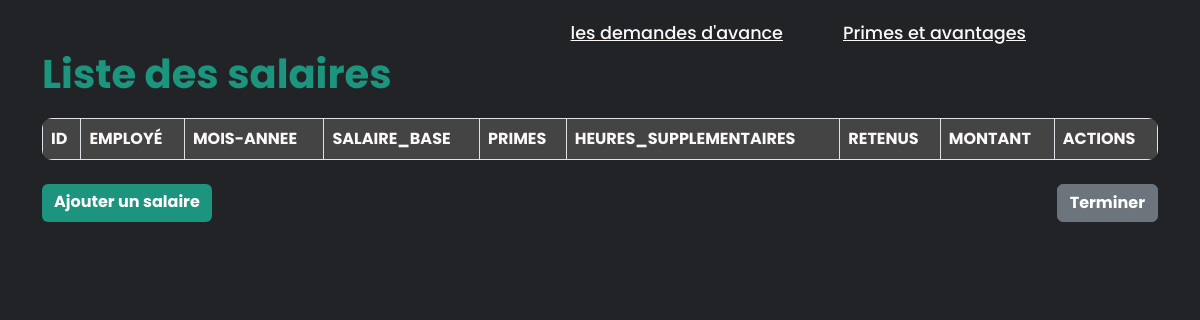
The app's page /acceuil-arh/salaires/, older data.
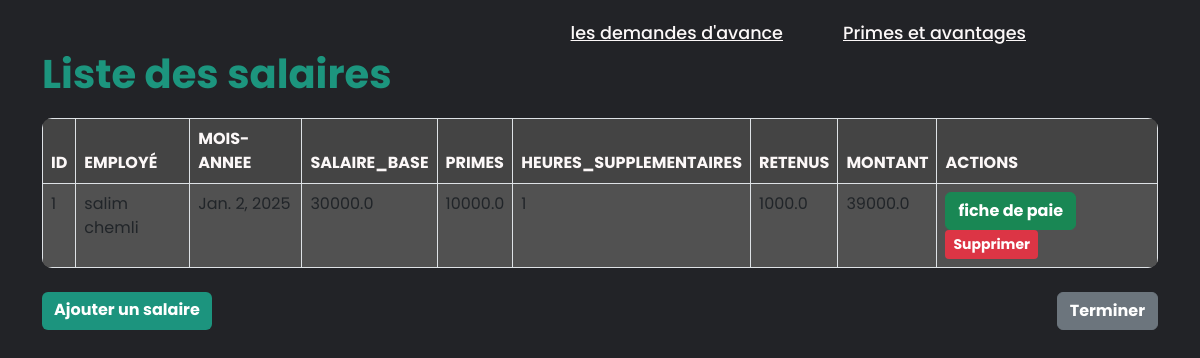
The same page, newer data.
### app1/models.py (models this page shows, shortened)
class Salaire(models.Model):
    mois_annee= models.DateField(default=timezone.now)
    salaire_base= models.FloatField(max_length=15)
    primes=models.FloatField(max_length=15)
    heures_supplementaires= models.IntegerField(default=0)
    retenus= models.FloatField(max_length=15)
    salaire_net= models.FloatField(max_length=20)
    Employe_salaire= models.ForeignKey(Employe, on_delete=models.CASCADE, related_name="salaires")

class Employe(models.Model):
    nom= models.CharField(max_length=20)
    prenom= models.CharField(max_length=20)
    date_de_naissance= models.DateField(default=timezone.now)
    date_aumbauche= models.DateField(default=timezone.now)
    adresse= models.CharField(max_length=30)
    Historique_professionnel= models.CharField(max_length=500)
    Service_Employe= models.ForeignKey(Service, on_delete=models.CASCADE)
    Competance_Employe=models.ManyToManyField(Competances, related_name="comp", blank=True)
    Employe_Formation= models.ManyToManyField(Formations, related_name="frm", blank=True)
    Employe_Utilisateur= models.OneToOneField(Utilisateur, on_delete=models.CASCADE, related_name="employe")
    def __str__(self):
        return f"{self.prenom} {self.nom}"

### app1/views.py (the view)
# urls.py: path('acceuil-arh/salaires/', views.liste_salaires, name='liste_salaires'),
def liste_salaires(request):
    salaires = Salaire.objects.all()
    return render(request, 'liste_salaires_ARH.html', {'salaires': salaires})

### app1/templates/liste_salaires_ARH.html (shortened to what this page needs)
<!DOCTYPE html>
<html lang="en">
    {% load static %}
<head>
    <link rel="stylesheet" href="{% static 'css/bootstrap.min.css' %}">
    <link href="https://cdn.jsdelivr.net/npm/remixicon@4.5.0/fonts/remixicon.css" rel="stylesheet" />
    <link rel="stylesheet" href="https://unpkg.com/boxicons@latest/css/boxicons.min.css">
</head>
<body>
    <header>
        <a href="{% url 'avance_salaire'%}" class="dm_salaire">les demandes d'avance</a>
        <a href="#" class="dm_salaire">Primes et avantages</a>
    </header>
    <div class="container">
        <h1>Liste des salaires</h1>
        <table class="table table-bordered table-striped">
            <thead>
                <tr>
                    <th>ID</th>
                    <th>Employé</th>
                    <th>MOIS-ANNEE</th>
                    <th>Salaire_base</th>
                    <th>Primes</th>
                    <th>Heures_supplementaires</th>
                    <th>Retenus</th>
                    <th>Montant</th>
                    <th>Actions</th>
                </tr>
            </thead>
            <tbody>
                {% for salaire in salaires %}
                <tr>
                    <td>{{ salaire.id }}</td>
                    <td>{{ salaire.Employe_salaire}}</td>
                    <td>{{ salaire.mois_annee }}</td>
                    <td>{{ salaire.salaire_base }}</td>
                    <td>{{ salaire.primes }}</td>
                    <td>{{ salaire.heures_supplementaires }}</td>
                    <td>{{ salaire.retenus }}</td>
                    <td>{{ salaire.salaire_net }}</td>
                    <td><a href="{% url 'fiche_paie' salaire.id %}" class="btn btn-success" >fiche de paie</a>
                        <button class="btn btn-danger btn-sm" onclick="confirmDelete({{salaire.id}})">Supprimer</button>
                    </td>
                </tr>
                {% endfor %}
            </tbody>
        </table>
        <div class="d-flex justify-content-between mt-4">
            <a href="{% url 'ajouter_salaire' %}" class="btn btn-primary">Ajouter un salaire</a>
            <a href="{% url 'acceuil_arh' %}" class="btn btn-secondary">Terminer</a>
        </div>
    </div>
</body>
</html>

### app1/templates/liste_salaires_ARH.html (style rules this page uses)
* { margin: 0; padding: 0; box-sizing: border-box; font-family: 'Poppins', sans-serif; text-decoration: none; list-style: none; }
:root { --bg-color: #222327; --text-color: #fcf8f8; --main-color: #1ad2ada6; --hover-color: #32a895; --warning-color: #ffc107; --danger-color: #dc3545; }
body { background-color: var(--bg-color); color: var(--text-color); }
header { position: fixed; width: 100%; top: 0; z-index: 1000; display: flex; align-items: center; justify-content: flex-end; background: transparent; padding: 15px 12%; }
h1 { color: var(--main-color); font-weight: 700; text-align: left; margin-bottom: 20px; }
.table { background-color: #333; color: var(--text-color); border-radius: 10px; overflow: hidden; }
.table th { background-color: #444; color: var(--text-color); text-transform: uppercase; }
.table td { background-color: #555; }
.table-striped tbody tr:nth-of-type(odd) { background-color: #666; }
.btn { font-weight: bold; transition: all 0.3s ease; }
.btn-primary { background-color: var(--main-color); border: none; }
.btn-danger { background-color: var(--danger-color); border: none; }
.btn-secondary { background-color: #6c757d; }
.container { margin-top: 50px; }
.dm_salaire { color: var(--text-color); font-size: 1.1rem; font-weight: 500; padding: 5px 0; margin: 0 30px; transition: all .50s ease; }

Row changes from the older to the newer data that the page shows:
added Salaire: id "1", Employe_salaire "salim chemli", mois_annee "Jan. 2, 2025", salaire_base "30000.0", primes "10000.0", heures_supplementaires "1", retenus "1000.0", salaire_net "39000.0"
